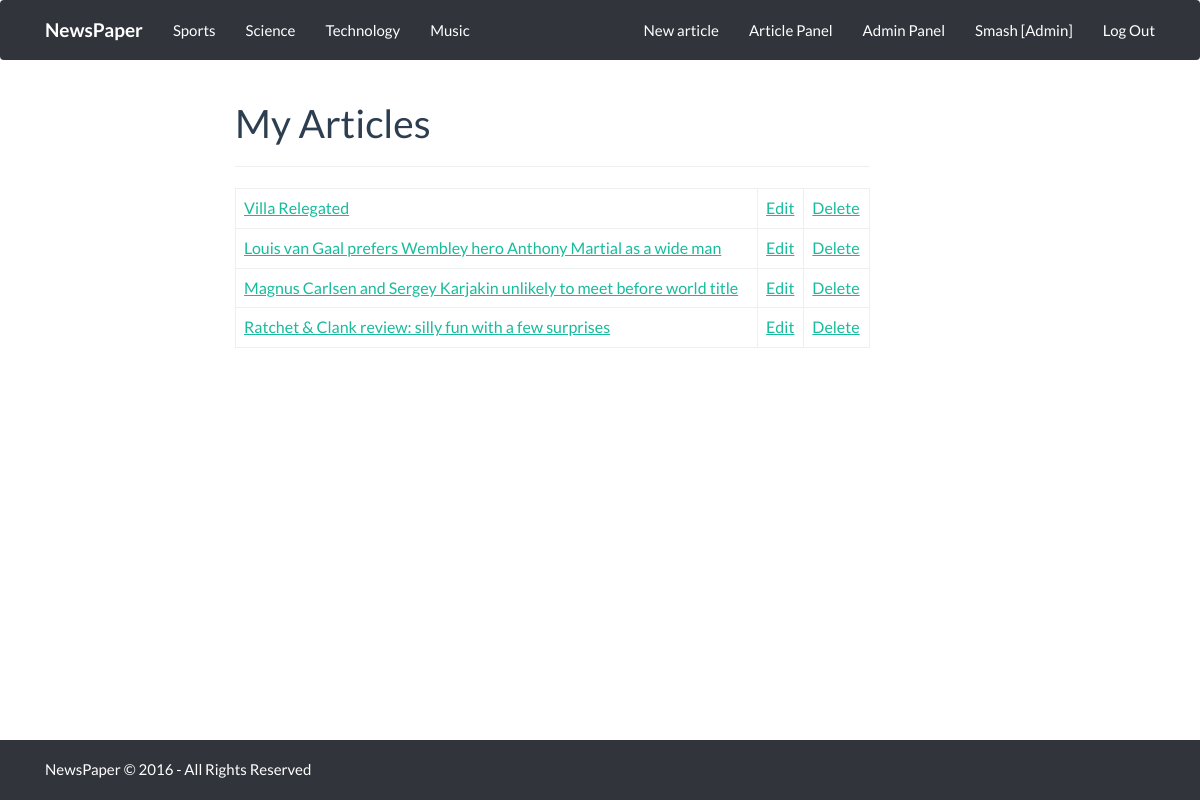
The page /article_panel.php (signed in) on the database its author committed.
### tables this page shows
CREATE TABLE IF NOT EXISTS category (
	category VARCHAR(20)
);

CREATE TABLE IF NOT EXISTS users (
	id INT AUTO_INCREMENT PRIMARY KEY,
	username VARCHAR(32),
	password VARCHAR(128),
	name VARCHAR(30),
	surname VARCHAR(30),
	email VARCHAR(30),
	user_type INT(11)
);

CREATE TABLE IF NOT EXISTS user_type (
	id INT,
	name VARCHAR(255)
);

CREATE TABLE IF NOT EXISTS articles (
	id INT AUTO_INCREMENT PRIMARY KEY,
	user_id INT,
	average_id INT,
	title VARCHAR(200),
	image VARCHAR(40),
	content TEXT(1000),
	author VARCHAR(32),
	category VARCHAR(20),
	ts TIMESTAMP DEFAULT CURRENT_TIMESTAMP
);

### includes/functions.php (called while the page is built)
<?php
	if(isset($_SESSION['id'])) {
		$my_id = $_SESSION['id'];
		$user_query = $con->query("SELECT username, user_type FROM users WHERE id = '$my_id'");
		$run_user = $user_query->fetch_array(MYSQLI_ASSOC);
		$username = $run_user['username'];
		$user_type = $run_user['user_type'];
		$query_type = $con->query("SELECT name FROM user_type WHERE id = '$user_type'");
		$run_level = $query_type->fetch_array(MYSQLI_ASSOC);
		$type_name = $run_level['name'];
	}
	else {
		header('Location: register.php');
	}
?>

### article_panel.php (the view, shortened to what this page needs)
<?php require_once('includes/connect.php'); ?>
<?php require_once('includes/functions.php'); ?>
<html>
	<head>
		<link rel="stylesheet" type="text/css" href="css/bootstrap.css" />
		<link rel="stylesheet" type="text/css" href="css/bootstrap.flatfly.css" />
		<link rel="stylesheet" type="text/css" href="css/style.css" />
	</head>
	<body>
		<nav class="navbar navbar-default">
			<div class="container">
				<div class="container-fluid">
					<div class="navbar-header">
					  <a class="navbar-brand" href="index.php"><strong>NewsPaper</strong></a>
					</div>
					<ul class="nav navbar-nav">
					<?php
					$qry = $con->query("SELECT * FROM category LIMIT 0,6");
					while($row = $qry->fetch_array()) {
						echo "<li class=\"nav-item\">";
							echo "<a href=articles.php?cat=" . $row['category'] . ">" . $row['category'] . "</a>";
						echo "</li>";
					}
					?>
					</ul>
					<ul class="nav navbar-nav navbar-right">
						<li class="nav-item">
							<a href="create_article.php">New article</a>
						</li>
						<li class="nav-item">
							<a href="article_panel.php">Article Panel</a>
						</li>
						<li class="nav-item">
							<?php if($user_type == 1) { ?>
							<a href="admin/admin.php">Admin Panel</a>
							<?php } ?>
						</li>
						<li class="nav-item">
							<a href="profile.php"><?php echo $username; ?> [<?php echo $type_name;  ?>]</a>
						</li>
						<li class="nav-item">
							<a class="nav-link" href="AuthN/logout.php">Log Out</a>
						</li>
					</ul>
				</div>
			</div>
		</nav>
		<div class="container">
			<div class="col-md-7 col-md-offset-2">
				<h1>My Articles</h1>
				<hr>
				<?php
				$user_id = $_SESSION['id'];
				$qry = $con->query("SELECT * FROM articles WHERE user_id = '$user_id'");
				$num_rows = mysqli_num_rows($qry);
				if($num_rows) {
					echo "<table class=\"table table-bordered\">";
					while($row = $qry->fetch_array()) {
						echo "<tr>";
							echo "<td><a href=articles.php?id=" . $row['id'] . ">" . $row['title'] . "</a></td>";
							echo "<td><a href=edit_article.php?id=" . $row['id'] . ">Edit</a></td>";
							echo "<td><a href=article_deleted.php?id=" . $row['id'] . ">Delete</a></td>";
						echo "</tr>";
					}
					echo "</table>";
				} else {
					echo "<h3>No articles</h3>";
				}
				?>
			</div>
		</div>
		<div class="navbar navbar-default navbar-fixed-bottom">
			<div class="container">
				<p class="navbar-text">NewsPaper &copy; <?php echo date("Y"); ?> - All Rights Reserved</p>
			</div>
		</div>
	</body>
</html>

### rows shown on the page
category: category "Sports"
category: category "Science"
category: category "Technology"
category: category "Music"
users: username "Smash"
user_type: name "Admin"
articles: title "Villa Relegated"
articles: title "Louis van Gaal prefers Wembley hero Anthony Martial as a wide man"
articles: title "Magnus Carlsen and Sergey Karjakin unlikely to meet before world title"
articles: title "Ratchet & Clank review: silly fun with a few surprises"
